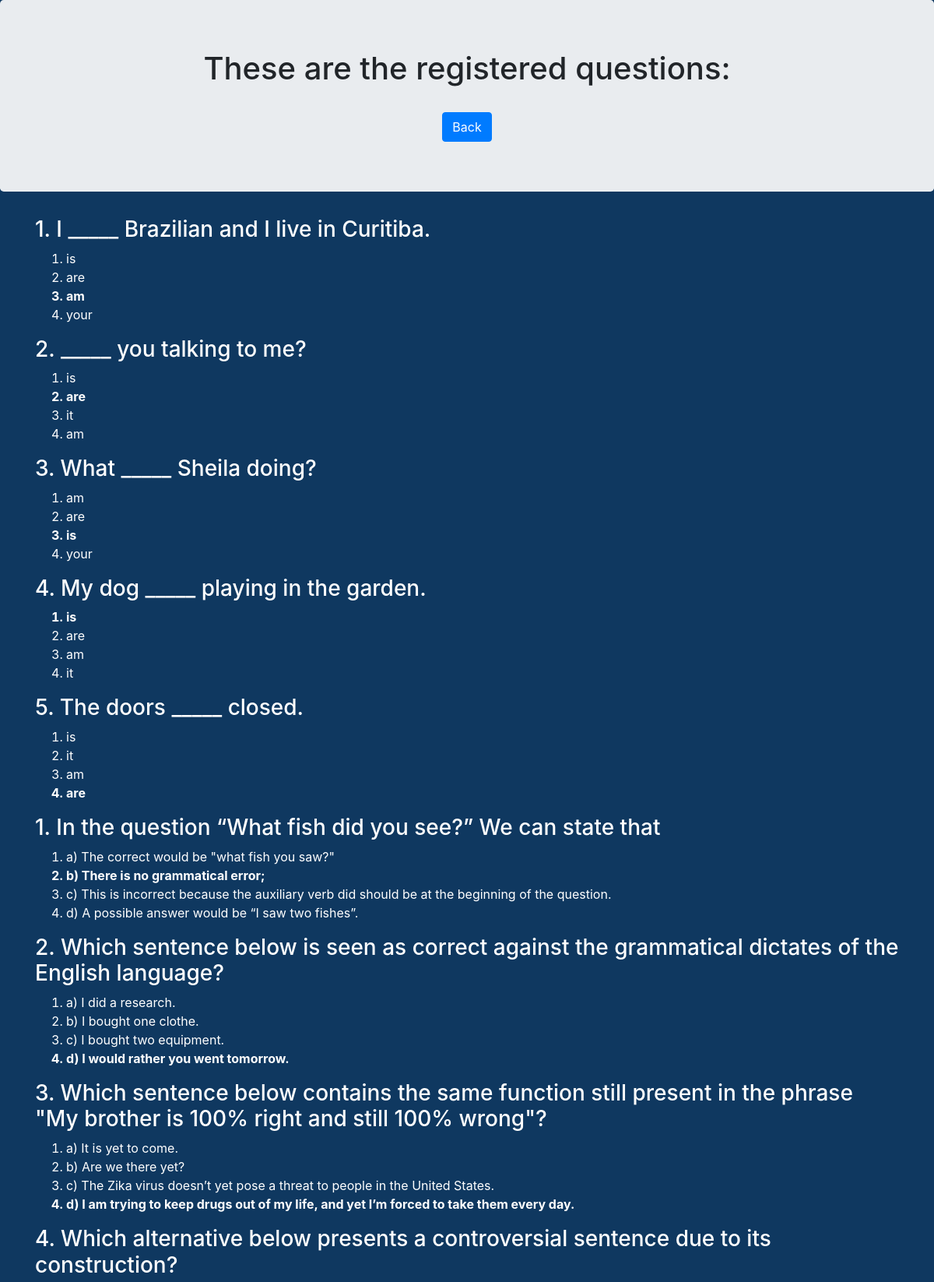
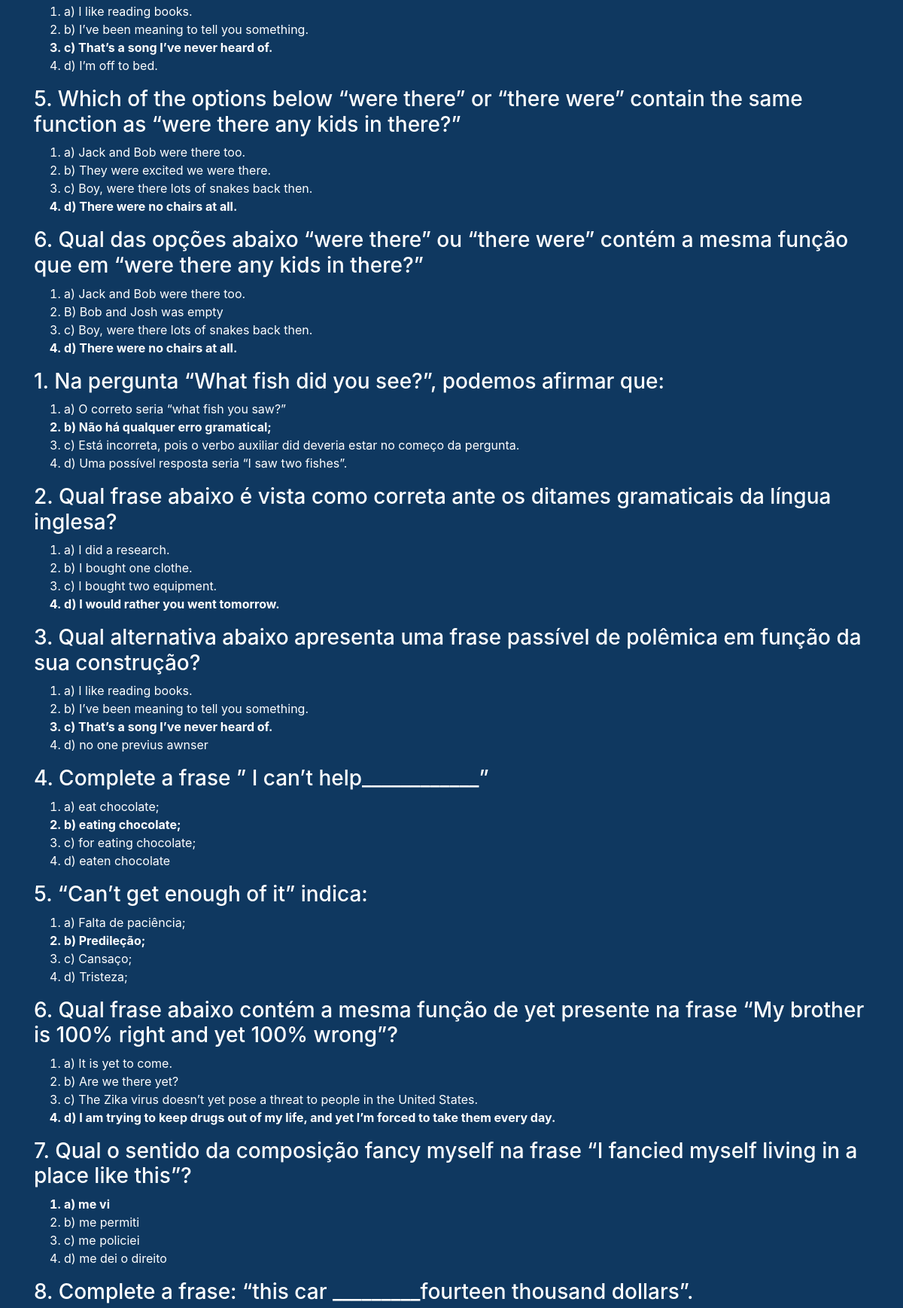
The app's page /professor/visualizacao/verQuestoesView.php (signed in, upper part) with its own data (2 pictures, top to bottom).
### tables this page shows
CREATE TABLE `questao` (
  `idquestao` int(3) NOT NULL,
  `enunciado` varchar(500) NOT NULL,
  `opA` varchar(120) NOT NULL,
  `opB` varchar(120) NOT NULL,
  `opC` varchar(120) NOT NULL,
  `opD` varchar(120) NOT NULL,
  `gabarito` int(11) NOT NULL,
  `tipo` int(1) DEFAULT NULL
);

### professor/visualizacao/verQuestoes.php (called while the page is built, shortened)
<?php
function buscarQuestoes() {
    $connection = mysqli_connect("localhost", "root", "", "portalcursodeingles");
    $sql = "SELECT idquestao, enunciado, opA, opB, opC, opD, gabarito FROM questao";
    $result = mysqli_query($connection, $sql);
    $questoes = [];
    if(mysqli_query($connection, $sql)) {
        if (mysqli_num_rows($result) > 0) {
            $questao = [];
            while ($row = mysqli_fetch_assoc($result)) {
                $questao['idquestao'] = $row['idquestao'];
                $questao['enunciado'] = $row['enunciado'];
                $questao['opA'] = $row['opA'];
                $questao['opB'] = $row['opB'];
                $questao['opC'] = $row['opC'];
                $questao['opD'] = $row['opD'];
                $questao['gabarito'] = $row['gabarito'];
                array_push($questoes, $questao);
            }
        }
    } else{
        die("erro no mysql $sql. " . mysqli_error($connection));
    }
    return $questoes;
}
?>

### professor/visualizacao/verQuestoesCtrl.php (called while the page is built)
<?php
    require_once('verQuestoes.php');
    function exibirQuestoes() {
        return buscarQuestoes();
    }
?>

### professor/visualizacao/verQuestoesView.php (the view, shortened to what this page needs)
<html>
    <head>
  <link rel="stylesheet" href="https://maxcdn.bootstrapcdn.com/bootstrap/4.3.1/css/bootstrap.min.css">
    </head>
    <body style="background-color:#0f3860;">
<div class='jumbotron text-center'><h1> These are the registered questions: </h1><br>
<a href="../professorView.php">
<button class="btn btn-primary" type='button' value='Back'>Back</button>
</a>
</div>
<font color="white">
<div class="container">
<?php
   require_once('verQuestoesCtrl.php');
    $questoes = exibirQuestoes();
    foreach ($questoes as $questao) {
        echo "<h3>" . $questao['enunciado'] . "</h3>";
        echo "<ol type='1'>";
        if ( $questao['gabarito'] == 1)
            echo "<b>";
        echo "<li>" . $questao['opA'] . "</li>";
        if ( $questao['gabarito'] == 1)
            echo "</b>";
        if ( $questao['gabarito'] == 2)
            echo "<b>";
        echo "<li>" . $questao['opB'] . "</li>";
        if ( $questao['gabarito'] == 2)
            echo "</b>";
        if ( $questao['gabarito'] == 3)
            echo "<b>";
        echo "<li>" . $questao['opC'] . "</li>";
        if ( $questao['gabarito'] == 3)
            echo "</b>";
        if ( $questao['gabarito'] == 4)
            echo "<b>";
        echo "<li>" . $questao['opD'] . "</li>";
        if ( $questao['gabarito'] == 4)
            echo "</b>";
        echo "</ol>";
    }
?>
</div>
</font>
</body>
</html>

### records on screen
questao: enunciado "1. I _____ Brazilian and I live in Curitiba.", opA "is", opB "are", opC "am", opD "your"
questao: enunciado "2. _____ you talking to me?", opA "is", opB "are", opC "it", opD "am"
questao: enunciado "3. What _____ Sheila doing?", opA "am", opB "are", opC "is", opD "your"
questao: enunciado "4. My dog _____ playing in the garden.", opA "is", opB "are", opC "am", opD "it"
questao: enunciado "5. The doors _____ closed.", opA "is", opB "it", opC "am", opD "are"
questao: enunciado "1. In the question “What fish did you see?” We can state that", opA "a) The correct would be \"what fish you saw?\"", opB "b) There is no grammatical error;", opC "c) This is incorrect because the auxiliary verb did should be at the beginning of the question.", opD "d) A possible answer would be “I saw two fishes”."
questao: enunciado "2. Which sentence below is seen as correct against the grammatical dictates of the English language?", opA "a) I did a research.", opB "b) I bought one clothe.", opC "c) I bought two equipment.", opD "d) I would rather you went tomorrow."
questao: enunciado "3. Which sentence below contains the same function still present in the phrase \"My brother is 100% right and still 100% wrong\"?", opA "a) It is yet to come.", opB "b) Are we there yet?", opC "c) The Zika virus doesn’t yet pose a threat to people in the United States.", opD "d) I am trying to keep drugs out of my life, and yet I’m forced to take them every day."
questao: enunciado "4. Which alternative below presents a controversial sentence due to its construction?", opA "a) I like reading books.", opB "b) I’ve been meaning to tell you something.", opC "c) That’s a song I’ve never heard of.", opD "d) I’m off to bed."
questao: enunciado "5. Which of the options below “were there” or “there were” contain the same function as “were there any kids in there?”", opA "a) Jack and Bob were there too.", opB "b) They were excited we were there.", opC "c) Boy, were there lots of snakes back then.", opD "d) There were no chairs at all."
questao: enunciado "6. Qual das opções abaixo “were there” ou “there were” contém a mesma função que em “were there any kids in there?”", opA "a) Jack and Bob were there too.", opB "B) Bob and Josh was empty", opC "c) Boy, were there lots of snakes back then.", opD "d) There were no chairs at all."
questao: enunciado "1. Na pergunta “What fish did you see?”, podemos afirmar que:", opA "a) O correto seria “what fish you saw?”", opB "b) Não há qualquer erro gramatical;", opC "c) Está incorreta, pois o verbo auxiliar did deveria estar no começo da pergunta.", opD "d) Uma possível resposta seria “I saw two fishes”."
questao: enunciado "2. Qual frase abaixo é vista como correta ante os ditames gramaticais da língua inglesa?", opA "a) I did a research.", opB "b) I bought one clothe.", opC "c) I bought two equipment.", opD "d) I would rather you went tomorrow."
questao: enunciado "3. Qual alternativa abaixo apresenta uma frase passível de polêmica em função da sua construção?", opA "a) I like reading books.", opB "b) I’ve been meaning to tell you something.", opC "c) That’s a song I’ve never heard of.", opD "d) no one previus awnser"
questao: enunciado "4. Complete a frase ” I can’t help____________”", opA "a) eat chocolate;", opB "b) eating chocolate;", opC "c) for eating chocolate;", opD "d) eaten chocolate"
questao: enunciado "5. “Can’t get enough of it” indica:", opA "a) Falta de paciência;", opB "b) Predileção;", opC "c) Cansaço;", opD "d) Tristeza;"
questao: enunciado "6. Qual frase abaixo contém a mesma função de yet presente na frase “My brother is 100% right and yet 100% wrong”?", opA "a) It is yet to come.", opB "b) Are we there yet?", opC "c) The Zika virus doesn’t yet pose a threat to people in the United States.", opD "d) I am trying to keep drugs out of my life, and yet I’m forced to take them every day."
questao: enunciado "7. Qual o sentido da composição fancy myself na frase “I fancied myself living in a place like this”?", opA "a) me vi", opB "b) me permiti", opC "c) me policiei", opD "d) me dei o direito"
questao: enunciado "8. Complete a frase: “this car _________fourteen thousand dollars”."
